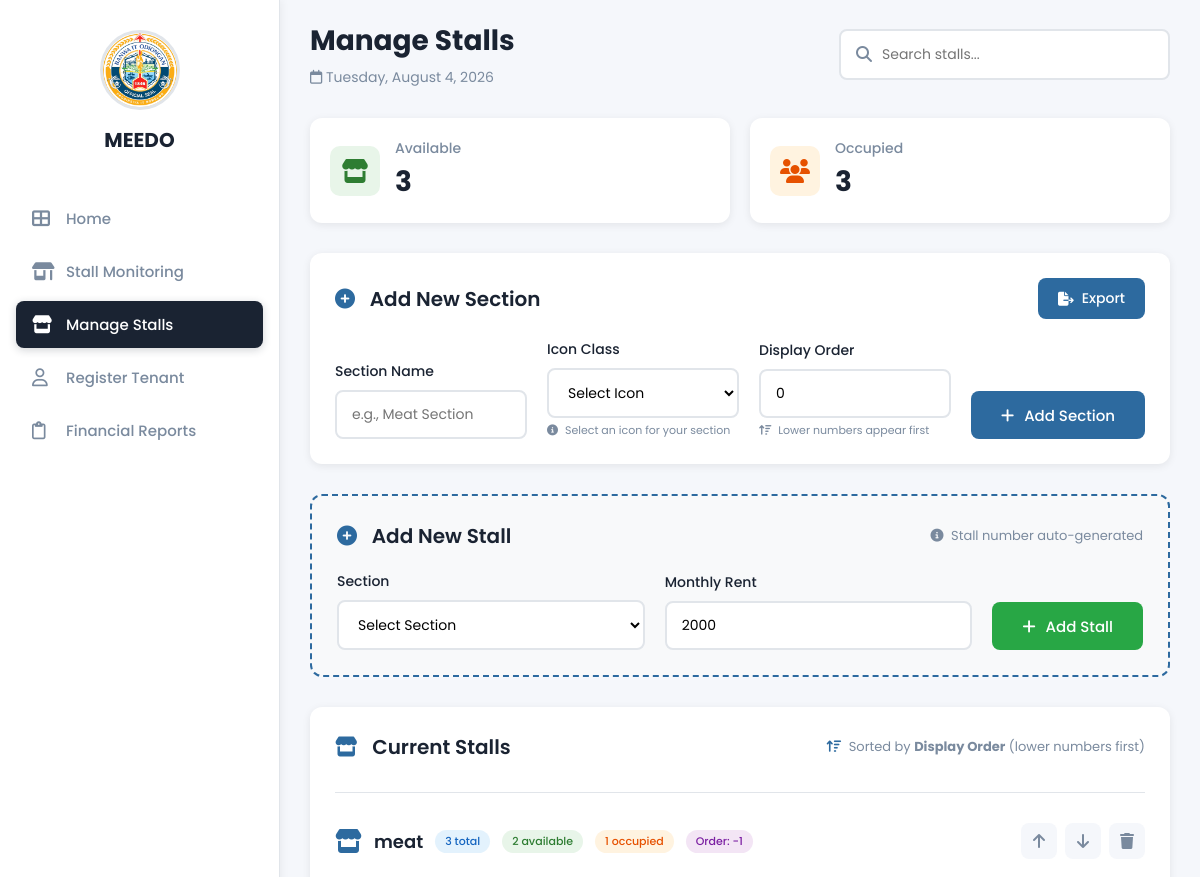
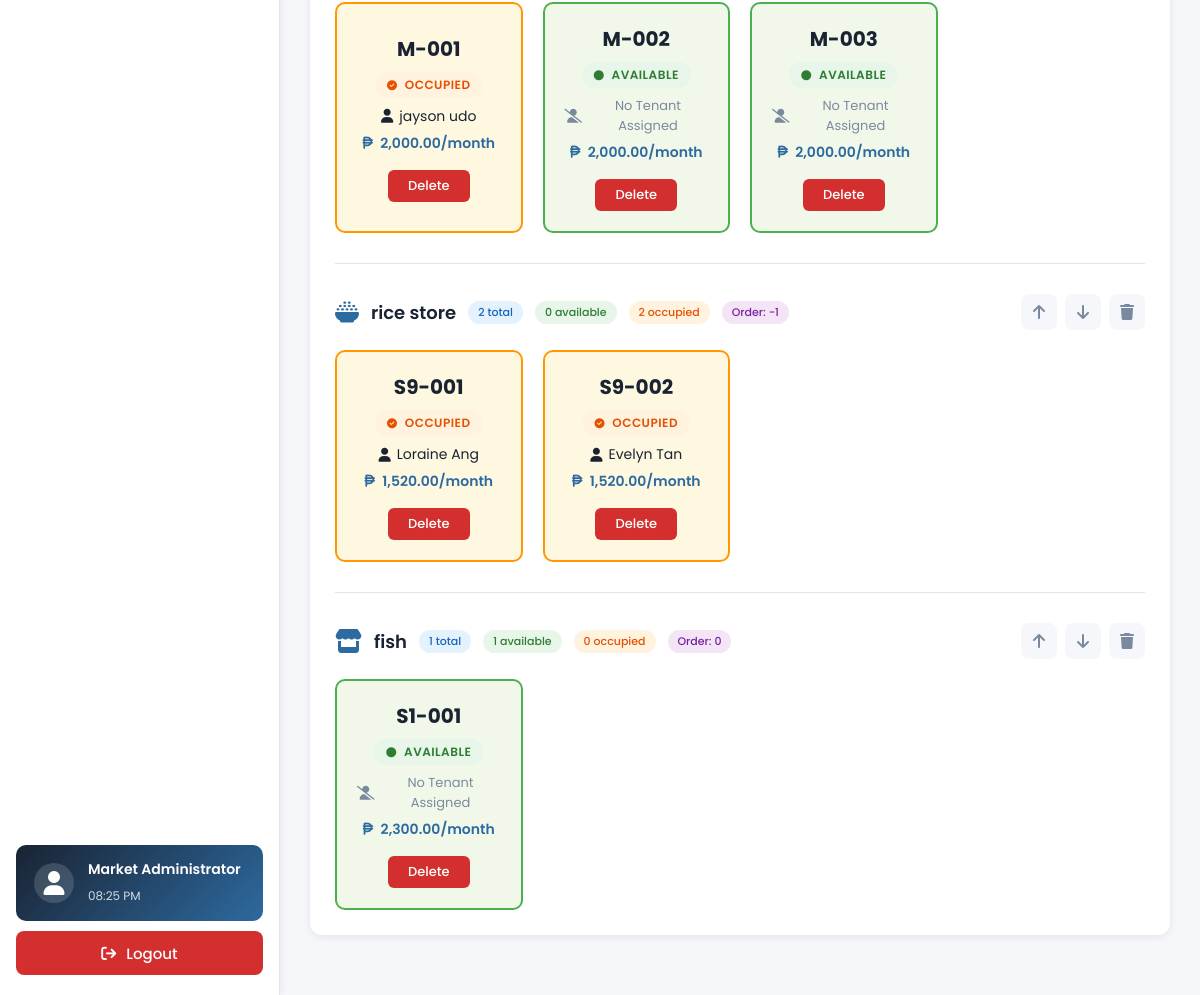
The page /manage-stalls.php (signed in) on the database its author committed (2 pictures, top to bottom).
### tables this page shows
CREATE TABLE `sections` (
  `id` int(11) NOT NULL,
  `section_name` varchar(100) NOT NULL,
  `icon_class` varchar(50) DEFAULT 'Store',
  `display_order` int(11) DEFAULT 0,
  `created_at` timestamp NOT NULL DEFAULT current_timestamp()
);

CREATE TABLE `stalls` (
  `id` int(11) NOT NULL,
  `stall_number` varchar(20) NOT NULL,
  `section_id` int(11) DEFAULT NULL,
  `tenant_name` varchar(100) DEFAULT NULL,
  `status` enum('Occupied','Vacant') DEFAULT 'Vacant',
  `monthly_rent` decimal(10,2) DEFAULT 0.00,
  `created_at` timestamp NOT NULL DEFAULT current_timestamp()
);

### manage-stalls.php (the view, shortened to what this page needs)
<?php
include 'includes/database.php';
function getIconClass($icon_name) {
    $icon_name = trim($icon_name);
    $icon_map = [
        'meat' => 'fa-drumstick-bite',
        'fish' => 'fa-fish',
        'vegetables' => 'fa-leaf',
        'fruits' => 'fa-apple-whole',
        'eggs' => 'fa-egg',
        'poultry' => 'fa-drumstick-bite',
        'rice & grains' => 'fa-bowl-rice',
        'rice' => 'fa-bowl-rice',
        'grains' => 'fa-bowl-rice',
        'grocery' => 'fa-store',
        'bakery' => 'fa-bread-slice',
        'spices & condiments' => 'fa-pepper',
        'spices' => 'fa-pepper',
        'condiments' => 'fa-pepper',
        'seafood' => 'fa-fish',
        'dry goods' => 'fa-box',
        'drygoods' => 'fa-box',
        'cooked foods' => 'fa-utensils',
        'cooked' => 'fa-utensils',
        'beverages' => 'fa-mug-saucer',
        'beverage' => 'fa-mug-saucer',
        'drinks' => 'fa-mug-saucer',
        'household supplies' => 'fa-soap',
        'household' => 'fa-soap',
        'supplies' => 'fa-soap'
    ];
    $icon_name_lower = strtolower($icon_name);
    if (isset($icon_map[$icon_name_lower])) {
        return $icon_map[$icon_name_lower];
    }
    return 'fa-store';
}
?>
<!DOCTYPE html>
<html lang="en">
<head>
    <link rel="stylesheet" href="css/homepage.css">
    <link rel="stylesheet" href="css/manage-stalls.css">
    <link rel="stylesheet" href="css/sidebar.css">
    <link rel="stylesheet" href="https://cdnjs.cloudflare.com/ajax/libs/font-awesome/6.5.2/css/all.min.css">
</head>
<body>
    <?php include 'includes/sidebar.php'; ?>
    <div class="main-content">
        <div class="content-wrapper">
            <div class="header">
                <div>
                    <h1>Manage Stalls</h1>
                    <p>
                        <i class="fa-regular fa-calendar"></i>
                        <?php
                        echo date("l, F j, Y");
                        ?>
                    </p>
                </div>
                <div class="header-actions">
                    <div class="search-box">
                        <i class="fa-solid fa-magnifying-glass"></i>
                        <input type="text" placeholder="Search stalls..." id="searchStall">
                    </div>
                </div>
            </div>
            <div class="stats-cards">
                <div class="stat-card available">
                    <div class="stat-icon">
                        <i class="fa-solid fa-store"></i>
                    </div>
                    <div class="stat-info">
                        <h3>Available</h3>
                        <p><?php
                            $result = mysqli_query($conn, "SELECT COUNT(*) as count FROM stalls WHERE status = 'Vacant'");
                            if ($result && mysqli_num_rows($result) > 0) {
                                $row = mysqli_fetch_assoc($result);
                                echo $row ? $row['count'] : 0;
                            } else {
                                echo 0;
                            }
                        ?></p>
                    </div>
                </div>
                <div class="stat-card occupied">
                    <div class="stat-icon">
                        <i class="fa-solid fa-users"></i>
                    </div>
                    <div class="stat-info">
                        <h3>Occupied</h3>
                        <p><?php
                            $result = mysqli_query($conn, "SELECT COUNT(*) as count FROM stalls WHERE status = 'Occupied'");
                            if ($result && mysqli_num_rows($result) > 0) {
                                $row = mysqli_fetch_assoc($result);
                                echo $row ? $row['count'] : 0;
                            } else {
                                echo 0;
                            }
                        ?></p>
                    </div>
                </div>
            </div>
            <div class="add-section-container">
                <div class="section-header-bar">
                    <h2><i class="fa-solid fa-plus-circle"></i> Add New Section</h2>
                    <button class="btn-export" onclick="exportData()">
                        <i class="fa-solid fa-file-export"></i> Export
                    </button>
                </div>
                <form class="section-form" method="POST" action="">
                    <div class="form-group">
                        <label>Section Name</label>
                        <input type="text" name="section_name" placeholder="e.g., Meat Section" required>
                    </div>
                    <div class="form-group">
                        <label>Icon Class</label>
                        <select name="icon_class" required>
                            <option value="">Select Icon</option>
                        </select>
                        <small style="font-size: 11px; color: #7a8a9e; display: block; margin-top: 4px;">
                            <i class="fa-solid fa-info-circle"></i> Select an icon for your section
                        </small>
                    </div>
                    <div class="form-group">
                        <label>Display Order</label>
                        <input type="number" name="display_order" placeholder="0" value="0">
                        <small style="font-size: 11px; color: #7a8a9e; display: block; margin-top: 4px;">
                            <i class="fa-solid fa-arrow-up-wide-short"></i> Lower numbers appear first
                        </small>
                    </div>
                    <button type="submit" name="add_section" class="btn-add">
                        <i class="fa-solid fa-plus"></i> Add Section
                    </button>
                </form>
            </div>
            <div class="add-stall-container">
                <div class="section-header-bar">
                    <h2><i class="fa-solid fa-plus-circle"></i> Add New Stall</h2>
                    <span class="info-text">
                        <i class="fa-solid fa-info-circle"></i> Stall number auto-generated
                    </span>
                </div>
                <form class="section-form" method="POST" action="">
                    <div class="form-group">
                        <label>Section</label>
                        <select name="section_id" required>
                            <option value="">Select Section</option>
                        </select>
                    </div>
                    <div class="form-group">
                        <label>Monthly Rent</label>
                        <input type="number" name="monthly_rent" placeholder="2000" value="2000" step="0.01" required>
                    </div>
                    <button type="submit" name="add_stall" class="btn-add-success">
                        <i class="fa-solid fa-plus"></i> Add Stall
                    </button>
                </form>
            </div>
            <div class="stalls-container">
                <div class="stalls-header">
                    <h2><i class="fa-solid fa-store"></i> Current Stalls</h2>
                    <span class="order-info">
                        <i class="fa-solid fa-arrow-up-wide-short"></i>
                        Sorted by <strong>Display Order</strong> (lower numbers first)
                    </span>
                </div>
                <?php
                $table_check = mysqli_query($conn, "SHOW TABLES LIKE 'sections'");
                if (!$table_check || mysqli_num_rows($table_check) == 0) {
                    echo '<div class="no-sections">
                            <i class="fa-solid fa-database"></i>
                            <p>Please create the sections table first. Run the SQL script.</p>
                          </div>';
                } else {
                    $sections_query = "SELECT * FROM sections ORDER BY display_order ASC";
                    $sections_result = mysqli_query($conn, $sections_query);
                    if ($sections_result && mysqli_num_rows($sections_result) > 0) {
                        while ($section = mysqli_fetch_assoc($sections_result)) {
                            $section_id = $section['id'];
                            $count_query = "SELECT
                                COUNT(*) as total,
                                SUM(CASE WHEN status = 'Occupied' THEN 1 ELSE 0 END) as occupied,
                                SUM(CASE WHEN status = 'Vacant' THEN 1 ELSE 0 END) as available
                                FROM stalls WHERE section_id = '$section_id'";
                            $count_result = mysqli_query($conn, $count_query);
                            if ($count_result && mysqli_num_rows($count_result) > 0) {
                                $counts = mysqli_fetch_assoc($count_result);
                                $total = $counts['total'] ?? 0;
                                $occupied = $counts['occupied'] ?? 0;
                                $available = $counts['available'] ?? 0;
                            } else {
                                $total = 0;
                                $occupied = 0;
                                $available = 0;
                            }
                            $icon_name = $section['icon_class'] ?? 'Store';
                            $icon_class = getIconClass($icon_name);
                            ?>
                            <div class="stall-section">
                                <div class="stall-section-header">
                                    <div class="section-info">
                                        <i class="fa-solid <?php echo $icon_class; ?>"></i>
                                        <h3><?php echo htmlspecialchars($section['section_name']); ?></h3>
                                        <span class="badge total"><?php echo $total; ?> total</span>
                                        <span class="badge available"><?php echo $available; ?> available</span>
                                        <span class="badge occupied"><?php echo $occupied; ?> occupied</span>
                                        <span class="badge order">Order: <?php echo $section['display_order']; ?></span>
                                    </div>
                                    <div class="section-actions">
                                        <button class="btn-icon" title="Move Up" onclick="moveSection(<?php echo $section['id']; ?>, 'up')">
                                            <i class="fa-solid fa-arrow-up"></i>
                                        </button>
                                        <button class="btn-icon" title="Move Down" onclick="moveSection(<?php echo $section['id']; ?>, 'down')">
                                            <i class="fa-solid fa-arrow-down"></i>
                                        </button>
                                        <button class="btn-icon delete" title="Delete Section" onclick="deleteSection(<?php echo $section['id']; ?>)">
                                            <i class="fa-solid fa-trash"></i>
                                        </button>
                                    </div>
                                </div>
                                <div class="stalls-grid">
                                    <?php
                                    $stalls_query = "SELECT * FROM stalls WHERE section_id = '$section_id' ORDER BY stall_number ASC";
                                    $stalls_result = mysqli_query($conn, $stalls_query);
                                    if ($stalls_result && mysqli_num_rows($stalls_result) > 0) {
                                        while ($stall = mysqli_fetch_assoc($stalls_result)) {
                                            $status_class = strtolower($stall['status'] ?? 'vacant');
                                            $has_tenant = !empty($stall['tenant_name']);
                                            ?>
                                            <div class="stall-card <?php echo $status_class; ?>" data-stall="<?php echo htmlspecialchars($stall['stall_number']); ?>">
                                                <div class="stall-code"><?php echo htmlspecialchars($stall['stall_number']); ?></div>
                                                <div class="stall-status <?php echo $status_class; ?>">
                                                    <?php if ($stall['status'] == 'Occupied'): ?>
                                                        <i class="fa-solid fa-circle-check"></i> Occupied
                                                    <?php else: ?>
                                                        <i class="fa-solid fa-circle"></i> Available
                                                    <?php endif; ?>
                                                </div>
                                                <div class="stall-tenant <?php echo $has_tenant ? '' : 'empty'; ?>">
                                                    <i class="fa-solid <?php echo $has_tenant ? 'fa-user' : 'fa-user-slash'; ?>"></i>
                                                    <?php echo $has_tenant ? htmlspecialchars($stall['tenant_name']) : 'No Tenant Assigned'; ?>
                                                </div>
                                                <div class="stall-rent">
                                                    <i class="fa-solid fa-peso-sign"></i>
                                                    <?php echo number_format($stall['monthly_rent'] ?? 0, 2); ?>/month
                                                </div>
                                                <div class="stall-actions">
                                                    <button class="btn-delete" onclick="deleteStall(<?php echo $stall['id']; ?>)">Delete</button>
                                                </div>
                                            </div>
                                            <?php
                                        }
                                    } else {
                                        echo '<div class="no-stalls">No stalls in this section</div>';
                                    }
                                    ?>
                                </div>
                            </div>
                            <?php
                        }
                    }
                }
                ?>
            </div>
        </div>
    </div>
</body>
</html>

### rows shown on the page
sections: section_name "meat", total "3", available "2", occupied "1", display_order "-1"
stalls: stall_number "M-001", status "Occupied" (drawn), tenant_name "jayson udo", monthly_rent "2,000.00"
stalls: stall_number "M-002", status "Vacant" (drawn), shows "No Tenant Assigned", monthly_rent "2,000.00"
stalls: stall_number "M-003", status "Vacant" (drawn), shows "No Tenant Assigned", monthly_rent "2,000.00"
sections: section_name "rice store", total "2", available "0", occupied "2", display_order "-1"
stalls: stall_number "S9-001", status "Occupied" (drawn), tenant_name "Loraine Ang", monthly_rent "1,520.00"
stalls: stall_number "S9-002", status "Occupied" (drawn), tenant_name "Evelyn Tan", monthly_rent "1,520.00"
sections: section_name "fish", total "1", available "1", occupied "0", display_order "0"
stalls: stall_number "S1-001", status "Vacant" (drawn), shows "No Tenant Assigned", monthly_rent "2,300.00"

### other values the page prints
$row['count'] "3"
